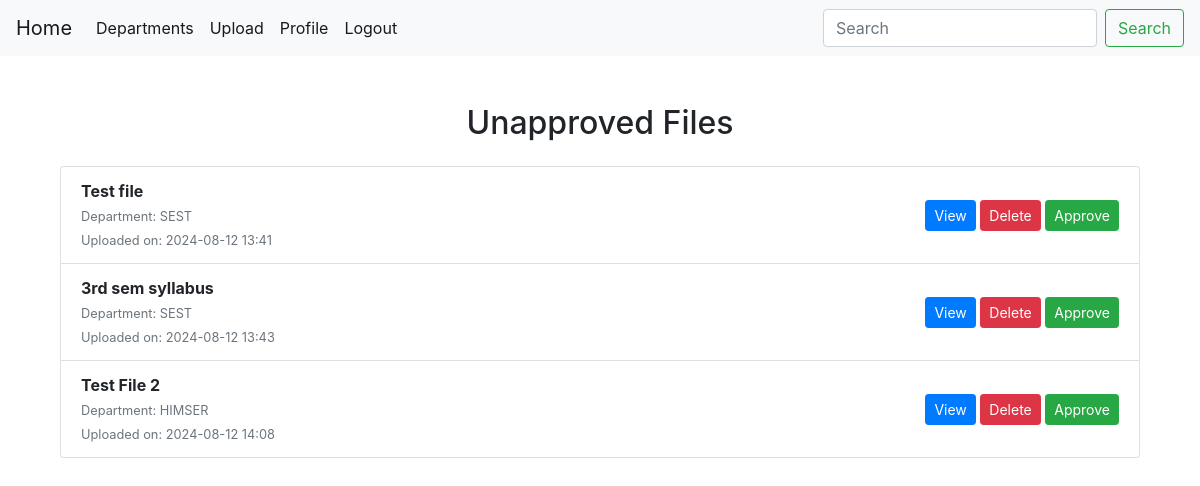
The app's page /approve_requests/ (signed in), older data.
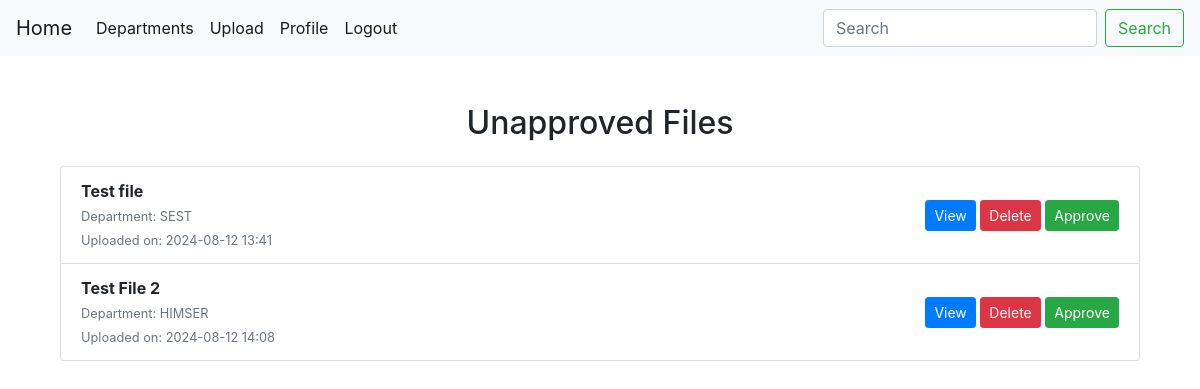
The same page, newer data.
### library/models.py (models this page shows, shortened)
class File(models.Model):
        file_name = models.CharField(max_length=255)
        file_department = models.CharField(max_length=255)
        file_path = models.FileField(upload_to='uploads/')
        file_status = models.BooleanField(default=False)
        uploaded_by = models.ForeignKey(User, on_delete=models.CASCADE)
        uploaded_at = models.DateTimeField(auto_now_add=True)

### library/views.py (the view)
# urls.py: path("approve_requests/", views.file_approve_requests, name='library_approve_requests'),
@login_required
def file_approve_requests(request):
    user = request.user
    if not user.is_staff:
        messages.info(request, "You do not have access!")
        return redirect('library_home')
    unapproved_files = File.objects.filter(file_status=False)
    return render(request, 'library/requests.html', {'unapproved_files': unapproved_files})

### library/templates/library/requests.html (shortened to what this page needs)
{% extends "library/base.html" %}
{% block content %}
<div class="container my-5">
    <h2 class="text-center mb-4">Unapproved Files</h2>
    {% if unapproved_files %}
        <ul class="list-group">
            {% for file in unapproved_files %}
                <li class="list-group-item d-flex justify-content-between align-items-center">
                    <div>
                        <strong>{{ file.file_name }}</strong><br>
                        <small class="text-muted">Department: {{ file.file_department }}</small><br>
                        <small class="text-muted">Uploaded on: {{ file.uploaded_at|date:"Y-m-d H:i" }}</small>
                    </div>
                    <div>
                        <a href="{{ file.file_path.url }}" class="btn btn-primary btn-sm me-2">View</a>
                        <a href="#" class="btn btn-danger btn-sm me-2">Delete</a>
                        <a href="{% url 'library_approve_file' file.id %}" class="btn btn-success btn-sm">Approve</a>
                    </div>
                </li>
            {% endfor %}
        </ul>
    {% else %}
        <p class="text-center">No unapproved files available.</p>
    {% endif %}
</div>
{% endblock %}

Row changes from the older to the newer data that the page shows:
no longer on this page (row edited): File: file_name "3rd sem syllabus", file_department "SEST", uploaded_at "2024-08-12 13:43"
